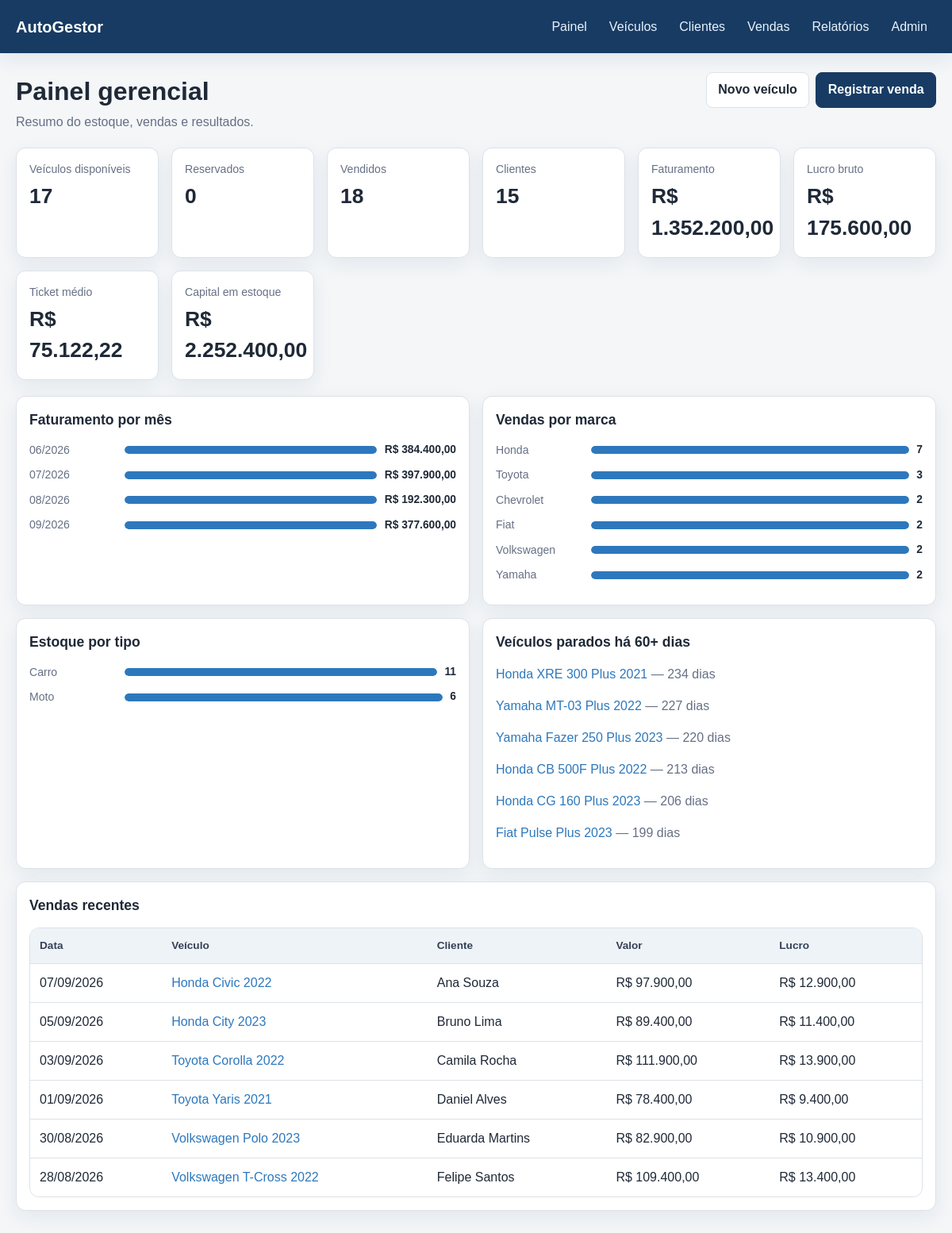
The page / on the database its author committed.
### cars/models.py (models this page shows, shortened)
class Brands(models.Model):
    name = models.CharField("nome", max_length=200, unique=True)
    vehicle_types = models.ManyToManyField(
        VehicleType,
        related_name="brands",
        verbose_name="tipos de veículo",
        blank=True,
    )
    class Meta:
        ordering = ("name",)
        verbose_name = "marca"
        verbose_name_plural = "marcas"
    def __str__(self):
        return self.name

class VehicleType(models.Model):
    name = models.CharField("nome", max_length=50, unique=True)
    class Meta:
        ordering = ("name",)
        verbose_name = "tipo de veículo"
        verbose_name_plural = "tipos de veículo"

class Vehicle(models.Model):
    class Status(models.TextChoices):
        AVAILABLE = "available", "Disponível"
        RESERVED = "reserved", "Reservado"
        SOLD = "sold", "Vendido"
    vehicle_type = models.ForeignKey(
        VehicleType,
        on_delete=models.PROTECT,
        related_name="vehicles",
        verbose_name="tipo",
    )
    brand = models.ForeignKey(
        Brands,
        on_delete=models.PROTECT,
        related_name="vehicles",
        verbose_name="marca",
    )
    model = models.CharField("modelo", max_length=200)
    model_year = models.PositiveIntegerField("ano do modelo", blank=True, null=True)
    factory_year = models.PositiveIntegerField("ano de fabricação", blank=True, null=True)
    color = models.CharField("cor", max_length=60, blank=True)
    license_plate = models.CharField(
        "placa",
        max_length=10,
        blank=True,
        null=True,
        unique=True,
        help_text="Opcional. Use somente dados fictícios no projeto.",
    )
    purchase_price = models.DecimalField(
        "preço de compra",
        max_digits=12,
        decimal_places=2,
        default=Decimal("0.00"),
        validators=[MinValueValidator(Decimal("0.00"))],
    )
    asking_price = models.DecimalField(
        "preço anunciado",
        max_digits=12,
        decimal_places=2,
        validators=[MinValueValidator(Decimal("0.01"))],
    )
    mileage = models.PositiveIntegerField("quilometragem", default=0)
    status = models.CharField(
        "status",
        max_length=12,
        choices=Status.choices,
        default=Status.AVAILABLE,
        db_index=True,
    )
    entry_date = models.DateField("entrada no estoque", default=timezone.localdate)
    description = models.TextField("descrição", blank=True)
    created_at = models.DateTimeField("criado em", auto_now_add=True)
    updated_at = models.DateTimeField("atualizado em", auto_now=True)
    class Meta:
        ordering = ("-created_at",)
        verbose_name = "veículo"
        verbose_name_plural = "veículos"
        indexes = [
            models.Index(fields=("status", "entry_date"), name="vehicle_stock_idx"),
            models.Index(fields=("brand", "model"), name="vehicle_search_idx"),
        ]
    def __str__(self):
        year = f" {self.model_year}" if self.model_year else ""
        return f"{self.brand} {self.model}{year}"
    @property
    def days_in_stock(self):
        confirmed_sale = self.sales.filter(status=Sale.Status.CONFIRMED).first()
        end_date = confirmed_sale.sale_date if confirmed_sale else timezone.localdate()
        return max((end_date - self.entry_date).days, 0)

class Sale(models.Model):
    class Status(models.TextChoices):
        CONFIRMED = "confirmed", "Confirmada"
        CANCELED = "canceled", "Cancelada"
    class PaymentMethod(models.TextChoices):
        CASH = "cash", "Dinheiro"
        PIX = "pix", "Pix"
        FINANCING = "financing", "Financiamento"
        CARD = "card", "Cartão"
        OTHER = "other", "Outro"
    vehicle = models.ForeignKey(
        Vehicle,
        on_delete=models.PROTECT,
        related_name="sales",
        verbose_name="veículo",
    )
    customer = models.ForeignKey(
        Customer,
        on_delete=models.PROTECT,
        related_name="sales",
        verbose_name="cliente",
    )
    sale_date = models.DateField("data da venda", default=timezone.localdate)
    final_price = models.DecimalField(
        "valor final",
        max_digits=12,
        decimal_places=2,
        validators=[MinValueValidator(Decimal("0.01"))],
    )
    payment_method = models.CharField(
        "forma de pagamento",
        max_length=20,
        choices=PaymentMethod.choices,
        default=PaymentMethod.PIX,
    )
    status = models.CharField(
        "status",
        max_length=12,
        choices=Status.choices,
        default=Status.CONFIRMED,
        db_index=True,
    )
    notes = models.TextField("observações", blank=True)
    created_at = models.DateTimeField("registrada em", auto_now_add=True)
    updated_at = models.DateTimeField("atualizada em", auto_now=True)
    class Meta:
        ordering = ("-sale_date", "-created_at")
        verbose_name = "venda"
        verbose_name_plural = "vendas"
        constraints = [
            models.UniqueConstraint(
                fields=("vehicle",),
                condition=Q(status="confirmed"),
                name="unique_confirmed_sale_per_vehicle",
            )
        ]
    @property
    def gross_profit(self):
        return self.final_price - self.vehicle.purchase_price

class Customer(models.Model):
    name = models.CharField("nome", max_length=200)
    phone = models.CharField("telefone", max_length=30)
    email = models.EmailField("e-mail", blank=True)
    document = models.CharField(
        "documento",
        max_length=30,
        blank=True,
        help_text="Opcional. Use somente documentos fictícios.",
    )
    notes = models.TextField("observações", blank=True)
    created_at = models.DateTimeField("cadastrado em", auto_now_add=True)
    updated_at = models.DateTimeField("atualizado em", auto_now=True)
    class Meta:
        ordering = ("name",)
        verbose_name = "cliente"
        verbose_name_plural = "clientes"
        constraints = [
            models.UniqueConstraint(
                fields=("document",),
                condition=~Q(document=""),
                name="unique_non_empty_customer_document",
            )
        ]
    def __str__(self):
        return self.name

### cars/views.py (the view)
# urls.py: path("", views.dashboard_view, name="dashboard"),
def dashboard_view(request):
    confirmed_sales = Sale.objects.filter(status=Sale.Status.CONFIRMED).select_related(
        "vehicle", "vehicle__brand", "customer"
    )
    stock = Vehicle.objects.exclude(status=Vehicle.Status.SOLD)
    revenue = confirmed_sales.aggregate(total=Sum("final_price"))["total"] or Decimal("0")
    gross_profit = sum((sale.gross_profit for sale in confirmed_sales), Decimal("0"))
    sales_count = confirmed_sales.count()
    average_ticket = revenue / sales_count if sales_count else Decimal("0")
    inventory_value = stock.aggregate(total=Sum("purchase_price"))["total"] or Decimal("0")
    monthly_sales = _percentage_rows(
        confirmed_sales.annotate(month=TruncMonth("sale_date"))
        .values("month")
        .annotate(total=Sum("final_price"), quantity=Count("id"))
        .order_by("month"),
        "total",
    )
    sales_by_brand = _percentage_rows(
        confirmed_sales.values("vehicle__brand__name")
        .annotate(total=Sum("final_price"), quantity=Count("id"))
        .order_by("-quantity", "vehicle__brand__name"),
        "quantity",
    )
    stock_by_type = _percentage_rows(
        stock.values("vehicle_type__name")
        .annotate(quantity=Count("id"))
        .order_by("-quantity"),
        "quantity",
    )
    context = {
        "vehicles_total": Vehicle.objects.count(),
        "available_count": Vehicle.objects.filter(status=Vehicle.Status.AVAILABLE).count(),
        "reserved_count": Vehicle.objects.filter(status=Vehicle.Status.RESERVED).count(),
        "sold_count": Vehicle.objects.filter(status=Vehicle.Status.SOLD).count(),
        "customer_count": Customer.objects.count(),
        "sales_count": sales_count,
        "revenue": revenue,
        "gross_profit": gross_profit,
        "average_ticket": average_ticket,
        "inventory_value": inventory_value,
        "monthly_sales": monthly_sales,
        "sales_by_brand": sales_by_brand,
        "stock_by_type": stock_by_type,
        "recent_sales": confirmed_sales[:6],
        "aging_vehicles": stock.filter(
            entry_date__lte=timezone.localdate() - timedelta(days=60)
        )
        .select_related("brand", "vehicle_type")
        .order_by("entry_date")[:6],
    }
    return render(request, "cars/dashboard.html", context)

### cars/templatetags/cars_extras.py (called while the page is built)
@register.filter
def brl(value):
    try:
        number = Decimal(value or 0)
    except (InvalidOperation, TypeError, ValueError):
        return "R$ 0,00"
    formatted = f"{number:,.2f}".replace(",", "_").replace(".", ",").replace("_", ".")
    return f"R$ {formatted}"

### cars/views.py (called while the page is built)
def _percentage_rows(rows, value_key):
    rows = list(rows)
    maximum = max((row[value_key] or 0 for row in rows), default=0)
    for row in rows:
        value = row[value_key] or 0
        row["bar_width"] = round((value / maximum) * 100, 1) if maximum else 0
    return rows

### cars/templates/cars/dashboard.html (shortened to what this page needs)
{% extends 'cars/base.html' %}
{% load cars_extras %}
{% block content %}
<header class="page-header">
    <div>
        <h1>Painel gerencial</h1>
        <p class="subtitle">Resumo do estoque, vendas e resultados.</p>
    </div>
    <div class="actions">
        <a class="button secondary" href="{% url 'vehicle_create' %}">Novo veículo</a>
        <a class="button" href="{% url 'sale_create' %}">Registrar venda</a>
    </div>
</header>
<section class="stats-grid" aria-label="Indicadores principais">
    <article class="stat-card"><span class="stat-label">Veículos disponíveis</span><span class="stat-value">{{ available_count }}</span></article>
    <article class="stat-card"><span class="stat-label">Reservados</span><span class="stat-value">{{ reserved_count }}</span></article>
    <article class="stat-card"><span class="stat-label">Vendidos</span><span class="stat-value">{{ sold_count }}</span></article>
    <article class="stat-card"><span class="stat-label">Clientes</span><span class="stat-value">{{ customer_count }}</span></article>
    <article class="stat-card"><span class="stat-label">Faturamento</span><span class="stat-value">{{ revenue|brl }}</span></article>
    <article class="stat-card"><span class="stat-label">Lucro bruto</span><span class="stat-value">{{ gross_profit|brl }}</span></article>
    <article class="stat-card"><span class="stat-label">Ticket médio</span><span class="stat-value">{{ average_ticket|brl }}</span></article>
    <article class="stat-card"><span class="stat-label">Capital em estoque</span><span class="stat-value">{{ inventory_value|brl }}</span></article>
</section>
<section class="dashboard-grid">
    <article class="panel">
        <h2>Faturamento por mês</h2>
        {% for row in monthly_sales %}
            <div class="bar-row">
                <span class="bar-label">{{ row.month|date:'m/Y' }}</span>
                <div class="bar-track"><div class="bar-fill" style="width: {{ row.bar_width }}%"></div></div>
                <span class="bar-value">{{ row.total|brl }}</span>
            </div>
        {% empty %}
            <p class="muted">Registre vendas para visualizar o gráfico.</p>
        {% endfor %}
    </article>
    <article class="panel">
        <h2>Vendas por marca</h2>
        {% for row in sales_by_brand %}
            <div class="bar-row">
                <span class="bar-label">{{ row.vehicle__brand__name }}</span>
                <div class="bar-track"><div class="bar-fill" style="width: {{ row.bar_width }}%"></div></div>
                <span class="bar-value">{{ row.quantity }}</span>
            </div>
        {% empty %}
            <p class="muted">Ainda não há vendas confirmadas.</p>
        {% endfor %}
    </article>
    <article class="panel">
        <h2>Estoque por tipo</h2>
        {% for row in stock_by_type %}
            <div class="bar-row">
                <span class="bar-label">{{ row.vehicle_type__name }}</span>
                <div class="bar-track"><div class="bar-fill" style="width: {{ row.bar_width }}%"></div></div>
                <span class="bar-value">{{ row.quantity }}</span>
            </div>
        {% empty %}
            <p class="muted">Nenhum veículo no estoque.</p>
        {% endfor %}
    </article>
    <article class="panel">
        <h2>Veículos parados há 60+ dias</h2>
        {% for vehicle in aging_vehicles %}
            <p>
                <a href="{% url 'vehicle_detail' vehicle.pk %}">{{ vehicle }}</a>
                <span class="muted">— {{ vehicle.days_in_stock }} dias</span>
            </p>
        {% empty %}
            <p class="muted">Nenhum veículo nessa situação.</p>
        {% endfor %}
    </article>
    <article class="panel full-width">
        <h2>Vendas recentes</h2>
        <div class="table-wrap">
            <table>
                <thead><tr><th>Data</th><th>Veículo</th><th>Cliente</th><th>Valor</th><th>Lucro</th></tr></thead>
                <tbody>
                    {% for sale in recent_sales %}
                        <tr>
                            <td>{{ sale.sale_date|date:'d/m/Y' }}</td>
                            <td><a href="{% url 'sale_detail' sale.pk %}">{{ sale.vehicle }}</a></td>
                            <td>{{ sale.customer }}</td>
                            <td>{{ sale.final_price|brl }}</td>
                            <td>{{ sale.gross_profit|brl }}</td>
                        </tr>
                    {% empty %}
                        <tr><td colspan="5" class="empty-state">Nenhuma venda registrada.</td></tr>
                    {% endfor %}
                </tbody>
            </table>
        </div>
    </article>
</section>
{% endblock %}

### cars/static/cars/styles.css (style rules this page uses)
:root { --bg: #f4f6f8; --surface: #ffffff; --text: #1f2937; --muted: #667085; --primary: #173b63; --primary-hover: #0f2c4b; --accent: #2d78bd; --success: #157347; --warning: #a15c00; --danger: #b42318; --border: #dce2e8; --shadow: 0 8px 24px rgba(23, 59, 99, 0.08); }
* { box-sizing: border-box; }
body { margin: 0; background: var(--bg); color: var(--text); font-family: Arial, Helvetica, sans-serif; line-height: 1.5; }
a { color: var(--accent); text-decoration: none; }
.page-header { align-items: flex-start; display: flex; gap: 1rem; justify-content: space-between; margin-bottom: 1.25rem; }
.page-header h1 { margin: 0; }
.subtitle { color: var(--muted); margin: 0.2rem 0 0; }
.actions { display: flex; flex-wrap: wrap; gap: 0.5rem; }
.button, button { background: var(--primary); border: 1px solid var(--primary); border-radius: 8px; color: #fff; cursor: pointer; display: inline-block; font: inherit; font-weight: 700; padding: 0.58rem 0.9rem; }
.button.secondary { background: #fff; border-color: var(--border); color: var(--text); }
.stats-grid { display: grid; gap: 1rem; grid-template-columns: repeat(auto-fit, minmax(180px, 1fr)); margin-bottom: 1.25rem; }
.stat-card, .panel, .card { background: var(--surface); border: 1px solid var(--border); border-radius: 12px; box-shadow: var(--shadow); }
.stat-card { padding: 1rem; }
.stat-label { color: var(--muted); display: block; font-size: 0.88rem; }
.stat-value { display: block; font-size: 1.65rem; font-weight: 800; margin-top: 0.25rem; }
.dashboard-grid { display: grid; gap: 1rem; grid-template-columns: repeat(2, minmax(0, 1fr)); }
.panel { padding: 1rem; }
.panel h2 { font-size: 1.1rem; margin: 0 0 0.9rem; }
.full-width { grid-column: 1 / -1; }
.bar-row { align-items: center; display: grid; gap: 0.6rem; grid-template-columns: 110px 1fr auto; margin: 0.65rem 0; }
.bar-label { color: var(--muted); font-size: 0.88rem; overflow: hidden; text-overflow: ellipsis; white-space: nowrap; }
.bar-track { background: #e8edf2; border-radius: 999px; height: 10px; overflow: hidden; }
.bar-fill { background: var(--accent); border-radius: inherit; height: 100%; min-width: 3px; }
.bar-value { font-size: 0.86rem; font-weight: 700; }
.table-wrap { background: #fff; border: 1px solid var(--border); border-radius: 12px; overflow-x: auto; }
table { border-collapse: collapse; width: 100%; }
th, td { border-bottom: 1px solid var(--border); padding: 0.75rem; text-align: left; vertical-align: middle; }
th { background: #eef3f8; color: #344054; font-size: 0.85rem; }
tr:last-child td { border-bottom: 0; }
.muted { color: var(--muted); }

### rows shown on the page
Brands: vehicle__brand__name "Honda", {{ row.bar_width }} 100,0 (drawn), quantity "7"
Brands: vehicle__brand__name "Toyota", {{ row.bar_width }} 42,9 (drawn), quantity "3"
Brands: vehicle__brand__name "Chevrolet", {{ row.bar_width }} 28,6 (drawn), quantity "2"
Brands: vehicle__brand__name "Fiat", {{ row.bar_width }} 28,6 (drawn), quantity "2"
Brands: vehicle__brand__name "Volkswagen", {{ row.bar_width }} 28,6 (drawn), quantity "2"
Brands: vehicle__brand__name "Yamaha", {{ row.bar_width }} 28,6 (drawn), quantity "2"
VehicleType: vehicle_type__name "Carro", {{ row.bar_width }} 100,0 (drawn), quantity "11"
VehicleType: vehicle_type__name "Moto", {{ row.bar_width }} 54,5 (drawn), quantity "6"
Vehicle: model_year+brand+model "Honda XRE 300 Plus 2021", days_in_stock "234"
Vehicle: model_year+brand+model "Yamaha MT-03 Plus 2022", days_in_stock "227"
Vehicle: model_year+brand+model "Yamaha Fazer 250 Plus 2023", days_in_stock "220"
Vehicle: model_year+brand+model "Honda CB 500F Plus 2022", days_in_stock "213"
Vehicle: model_year+brand+model "Honda CG 160 Plus 2023", days_in_stock "206"
Vehicle: model_year+brand+model "Fiat Pulse Plus 2023", days_in_stock "199"
Sale: sale_date "07/09/2026", vehicle "Honda Civic 2022", customer "Ana Souza", final_price|brl "R$ 97.900,00", gross_profit|brl "R$ 12.900,00"
Sale: sale_date "05/09/2026", vehicle "Honda City 2023", customer "Bruno Lima", final_price|brl "R$ 89.400,00", gross_profit|brl "R$ 11.400,00"
Sale: sale_date "03/09/2026", vehicle "Toyota Corolla 2022", customer "Camila Rocha", final_price|brl "R$ 111.900,00", gross_profit|brl "R$ 13.900,00"
Sale: sale_date "01/09/2026", vehicle "Toyota Yaris 2021", customer "Daniel Alves", final_price|brl "R$ 78.400,00", gross_profit|brl "R$ 9.400,00"
Sale: sale_date "30/08/2026", vehicle "Volkswagen Polo 2023", customer "Eduarda Martins", final_price|brl "R$ 82.900,00", gross_profit|brl "R$ 10.900,00"
Sale: sale_date "28/08/2026", vehicle "Volkswagen T-Cross 2022", customer "Felipe Santos", final_price|brl "R$ 109.400,00", gross_profit|brl "R$ 13.400,00"

### other values the page prints
{{ available_count }} "17"
{{ reserved_count }} "0"
{{ sold_count }} "18"
{{ customer_count }} "15"
{{ revenue|brl }} "R$ 1.352.200,00"
{{ gross_profit|brl }} "R$ 175.600,00"
{{ average_ticket|brl }} "R$ 75.122,22"
{{ inventory_value|brl }} "R$ 2.252.400,00"
{{ row.month|date:'m/Y' }} "06/2026" "07/2026" "08/2026" "09/2026"
{{ row.total|brl }} "R$ 384.400,00" "R$ 397.900,00" "R$ 192.300,00" "R$ 377.600,00"
